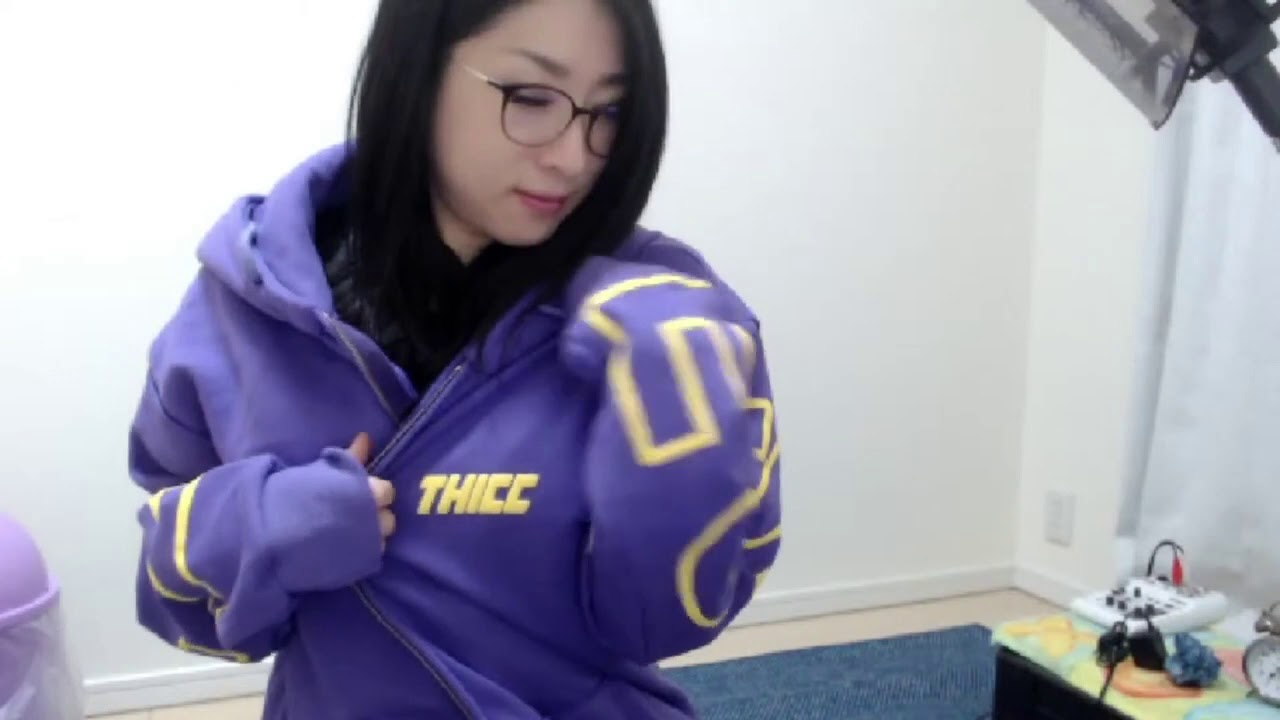
#> input picture pcd/tugas5/images/kson.jpg, 1280 x 720 px
$ jupyter execute YCrBr.ipynb
#> lines starting #> are read from the running program, lines starting #| are printed output that depends on the picture
[cell 1]
import cv2
import numpy as np
from matplotlib import pyplot as plt

img1 = cv2.imread('images/kson.jpg')
#> img1 is the input picture: shape (720, 1280, 3); mean B, G, R 171.8, 153.7, 154.7
img2 = np.zeros(img1.shape,np.uint8)
img2[:,:,0]=img1[:,:,2]
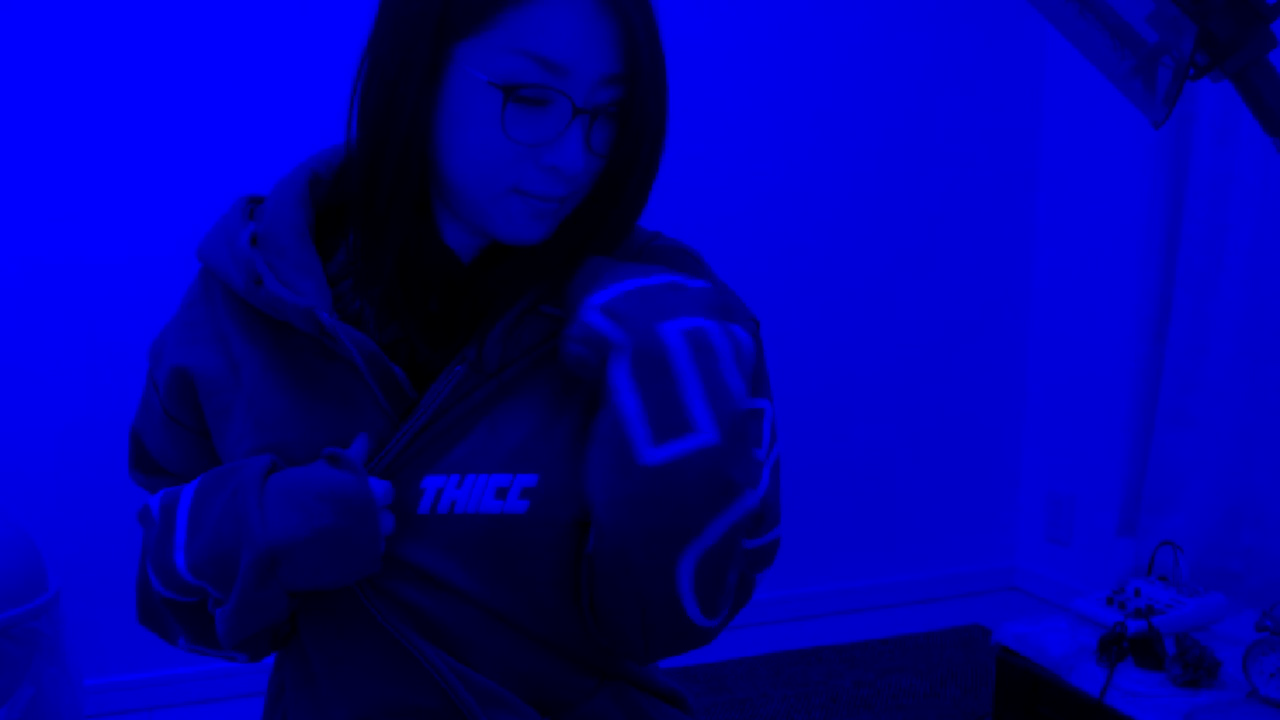
#> img2: shape (720, 1280, 3); mean B, G, R 154.7, 0, 0
img2[:,:,1]=img1[:,:,1]
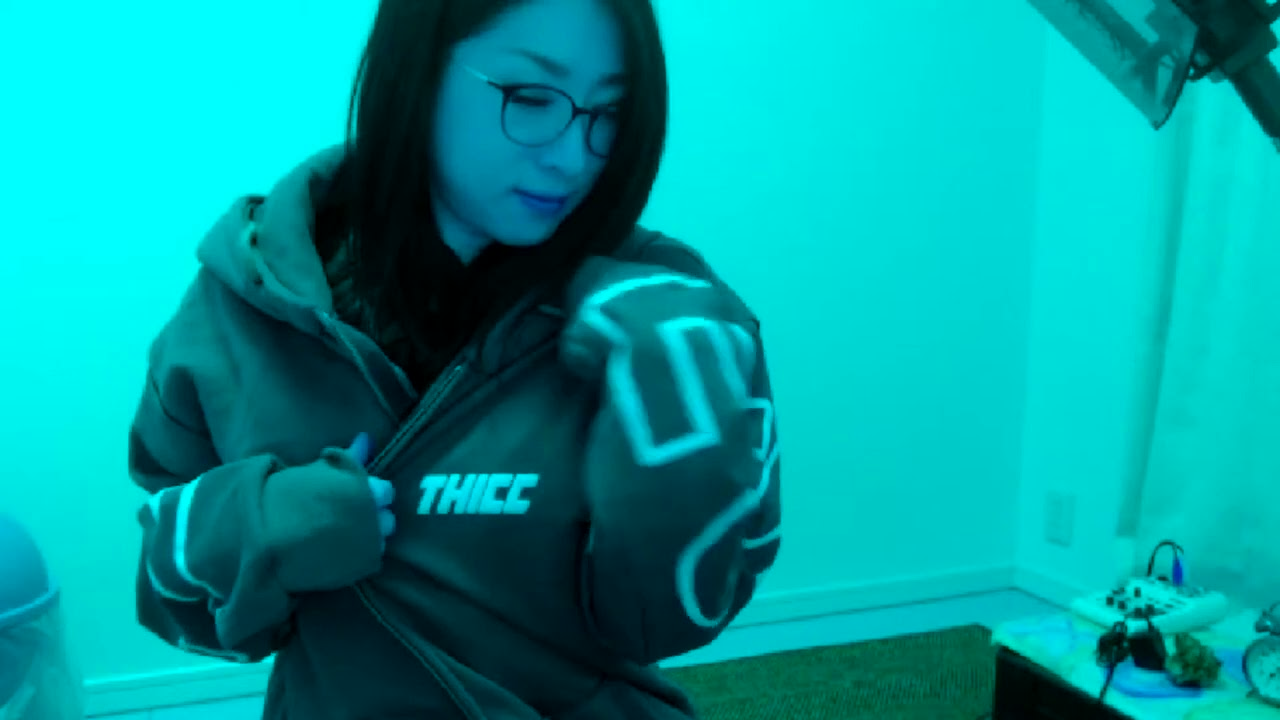
#> img2: shape (720, 1280, 3); mean B, G, R 154.7, 153.7, 0
img2[:,:,2]=img1[:,:,0]

transcol=cv2.cvtColor(img1, cv2.COLOR_BGR2YCrCb)
#> transcol: shape (720, 1280, 3); mean of channels 0, 1, 2 156.1, 127, 136.9

plt.figure()
plt.subplot(3,3,1)
plt.imshow(img1[:,:,2])
plt.title('Red')
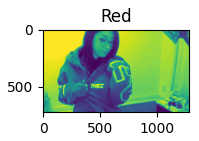
#> figure drawn by matplotlib, 1 panel

[cell 2]
plt.subplot(3,3,2)
plt.imshow(img1[:,:,1])
plt.title('Green')
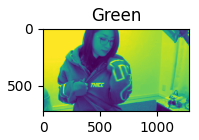
#> figure drawn by matplotlib, 1 panel

[cell 3]
plt.subplot(3,3,3)
plt.imshow(img1[:,:,0])
plt.title('Blue')
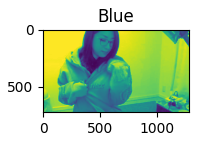
#> figure drawn by matplotlib, 1 panel

[cell 4]
plt.subplot(3,3,4)
plt.imshow(transcol[:,:,0])
plt.title('Luminance Y')
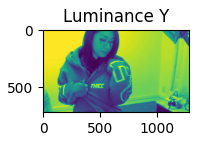
#> figure drawn by matplotlib, 1 panel

[cell 5]
plt.subplot(3,3,5)
plt.imshow(transcol[:,:,1])
plt.title('Chrominance Cr')
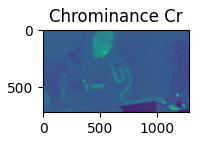
#> figure drawn by matplotlib, 1 panel

[cell 6]
plt.subplot(3,3,6)
plt.imshow(transcol[:,:,2])
plt.title('Chrominance Cb')
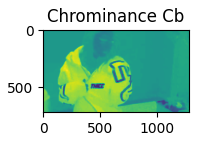
#> figure drawn by matplotlib, 1 panel
